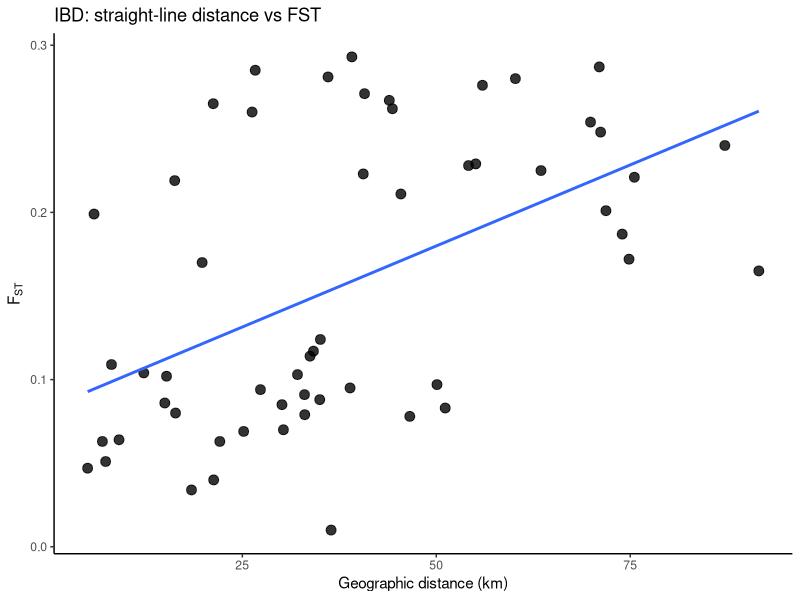

This chart was generated by the following R code: (Note: this script raises an error after producing the figure.)
# -----------------------------
# ETRA-1 Yazoo darter
# site coordinates + FST matrix
# -----------------------------

library(dplyr)
library(geosphere)
library(ggplot2)

# directory where everything is
save_dir <- "/Users/johnmccall/Library/CloudStorage/OneDrive-TheOhioStateUniversity/Spring_2026/Landgen_DGS/DGS-Patterns-of-Fish-Diversity/DGS-Patterns-of-Fish-Diversity/Objective 2/Data/ETRA-1/"

# -----------------------------
# 0) site-level coordinates
# -----------------------------
sites <- data.frame(
  site = 1:17,
  pop  = c(1, 2, 3, 4, 4, 5, 6, 6, 6, 7, 8, 9, 10, 11, 11, 11, 11),
  stream = c(
    "Yellow Rabbit Creek",
    "South Chili Creek",
    "Tippah River Tributary",
    "Chewalla Creek Tributary upstream of dam",
    "Chewalla Creek Tributary downstream of dam",
    "Big Spring Creek Tributary",
    "Puskus Creek upstream of dam",
    "Puskus Creek upstream of dam",
    "Puskus Creek upstream of dam",
    "Puskus Creek downstream of dam",
    "Cypress Creek",
    "Taylor Creek Tributary",
    "Morris Creek",
    "Johnson Creek",
    "Otoucalofa Creek Tributary",
    "Gordon Branch",
    "Mill Creek"
  ),
  lat = c(
    34.819, 34.682, 34.708, 34.760, 34.725,
    34.663, 34.395, 34.428, 34.431, 34.445,
    34.393, 34.123, 34.282, 34.123, 34.125,
    34.140, 34.166
  ),
  lon = -c(
    89.105, 89.172, 89.255, 89.332, 89.305,
    89.412, 89.372, 89.394, 89.375, 89.336,
    89.286, 89.641, 89.543, 89.641, 89.610,
    89.549, 89.520
  )
)

# -----------------------------
# 1) population coordinates
# use population IDs as site names
# order matches the FST matrix
# -----------------------------
ETRA_1_coords <- sites %>%
  group_by(pop) %>%
  summarise(
    lat = mean(lat),
    lon = mean(lon),
    n_sites = n(),
    .groups = "drop"
  ) %>%
  mutate(site = as.character(pop)) %>%
  select(site, lat, lon, n_sites)

fst_order <- c("11","10","9","5","4","1","3","2","8","7","6")

ETRA_1_coords <- ETRA_1_coords[match(fst_order, ETRA_1_coords$site), ]

# -----------------------------
# 2) helper: fill symmetric matrix
# from row-wise lower triangle
# -----------------------------
fill_sym_from_lower <- function(pops, vals, diag_val = 0) {
  n <- length(pops)
  stopifnot(length(vals) == n * (n - 1) / 2)
  
  mat <- matrix(0, nrow = n, ncol = n, dimnames = list(pops, pops))
  
  k <- 1
  for (i in 2:n) {
    for (j in 1:(i - 1)) {
      mat[i, j] <- vals[k]
      mat[j, i] <- vals[k]
      k <- k + 1
    }
  }
  
  diag(mat) <- diag_val
  mat
}

# -----------------------------
# 3) pairwise FST matrix
# values entered row-wise from lower triangle
# -----------------------------
fst_vals <- c(
  0.219,
  0.199, 0.170,
  0.280, 0.267, 0.225,
  0.248, 0.229, 0.172, 0.104,
  0.240, 0.201, 0.165, 0.091, 0.040,
  0.254, 0.228, 0.187, 0.102, 0.063, 0.034,
  0.287, 0.276, 0.221, 0.063, 0.086, 0.080, 0.109,
  0.293, 0.285, 0.262, 0.103, 0.095, 0.097, 0.124, 0.114,
  0.271, 0.260, 0.211, 0.069, 0.079, 0.078, 0.085, 0.070, 0.051,
  0.281, 0.265, 0.223, 0.094, 0.010, 0.083, 0.117, 0.088, 0.064, 0.047
)

ETRA_1_fst <- fill_sym_from_lower(fst_order, fst_vals, diag_val = 0)

# -----------------------------
# IBD plot: straight-line distance vs FST
# -----------------------------
dist_km <- geosphere::distm(
  as.matrix(ETRA_1_coords[, c("lon", "lat")]),
  fun = geosphere::distGeo
) / 1000

ibd_df <- data.frame(
  dist = dist_km[upper.tri(dist_km)],
  fst  = ETRA_1_fst[upper.tri(ETRA_1_fst)]
)

ggplot(ibd_df, aes(x = dist, y = fst)) +
  geom_point(size = 3, alpha = 0.8) +
  geom_smooth(method = "lm", se = FALSE) +
  theme_classic() +
  labs(
    x = "Geographic distance (km)",
    y = expression(F[ST]),
    title = "IBD: straight-line distance vs FST"
  )

# -----------------------------
# 4) quick checks
# -----------------------------
stopifnot(identical(rownames(ETRA_1_fst), ETRA_1_coords$site))
stopifnot(identical(colnames(ETRA_1_fst), ETRA_1_coords$site))
stopifnot(isTRUE(all.equal(ETRA_1_fst, t(ETRA_1_fst))))

# -----------------------------
# 5) save RData
# -----------------------------
out_dir <- file.path(save_dir, "data")

if (!dir.exists(out_dir)) {
  dir.create(out_dir, recursive = TRUE)
}

save(
  ETRA_1_fst,
  ETRA_1_coords,
  file = file.path(out_dir, "ETRA-1.RData")
)
